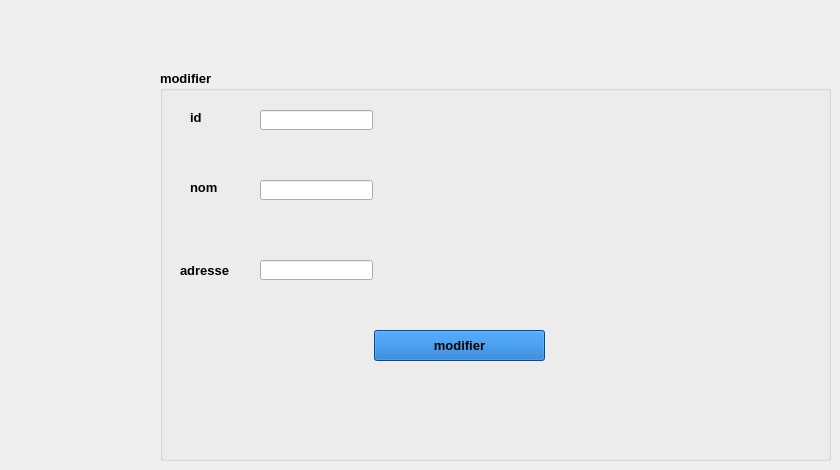
       <widget class="QWidget" name="tab_8">
        <attribute name="title">
         <string>Modifier</string>
        </attribute>
        <widget class="QGroupBox" name="groupBox_4">
         <property name="geometry">
          <rect>
           <x>160</x>
           <y>70</y>
           <width>671</width>
           <height>391</height>
          </rect>
         </property>
         <property name="font">
          <font>
           <pointsize>10</pointsize>
           <weight>75</weight>
           <bold>true</bold>
          </font>
         </property>
         <property name="title">
          <string>modifier</string>
         </property>
         <widget class="QLabel" name="label_39">
          <property name="geometry">
           <rect>
            <x>30</x>
            <y>40</y>
            <width>47</width>
            <height>14</height>
           </rect>
          </property>
          <property name="font">
           <font>
            <pointsize>10</pointsize>
            <weight>75</weight>
            <bold>true</bold>
           </font>
          </property>
          <property name="text">
           <string>id</string>
          </property>
         </widget>
         <widget class="QLabel" name="label_40">
          <property name="geometry">
           <rect>
            <x>30</x>
            <y>110</y>
            <width>47</width>
            <height>14</height>
           </rect>
          </property>
          <property name="font">
           <font>
            <pointsize>10</pointsize>
            <weight>75</weight>
            <bold>true</bold>
           </font>
          </property>
          <property name="text">
           <string>nom</string>
          </property>
         </widget>
         <widget class="QLabel" name="label_41">
          <property name="geometry">
           <rect>
            <x>20</x>
            <y>190</y>
            <width>71</width>
            <height>20</height>
           </rect>
          </property>
          <property name="font">
           <font>
            <pointsize>10</pointsize>
            <weight>75</weight>
            <bold>true</bold>
           </font>
          </property>
          <property name="text">
           <string>adresse</string>
          </property>
         </widget>
         <widget class="QPushButton" name="pushButton_modifier">
          <property name="geometry">
           <rect>
            <x>214</x>
            <y>260</y>
            <width>171</width>
            <height>31</height>
           </rect>
          </property>
          <property name="styleSheet">
           <string notr="true">   background-color: #0867c5;</string>
          </property>
          <property name="text">
           <string>modifier</string>
          </property>
         </widget>
         <widget class="QLineEdit" name="lineEdit_modifier_id">
          <property name="geometry">
           <rect>
            <x>100</x>
            <y>40</y>
            <width>113</width>
            <height>20</height>
           </rect>
          </property>
         </widget>
         <widget class="QLineEdit" name="lineEdit_2_modifier_nom">
          <property name="geometry">
           <rect>
            <x>100</x>
            <y>110</y>
            <width>113</width>
            <height>20</height>
           </rect>
          </property>
         </widget>
         <widget class="QLineEdit" name="lineEdit_3_modifier_adresse">
          <property name="geometry">
           <rect>
            <x>100</x>
            <y>190</y>
            <width>113</width>
            <height>20</height>
           </rect>
          </property>
         </widget>
        </widget>
       </widget>
